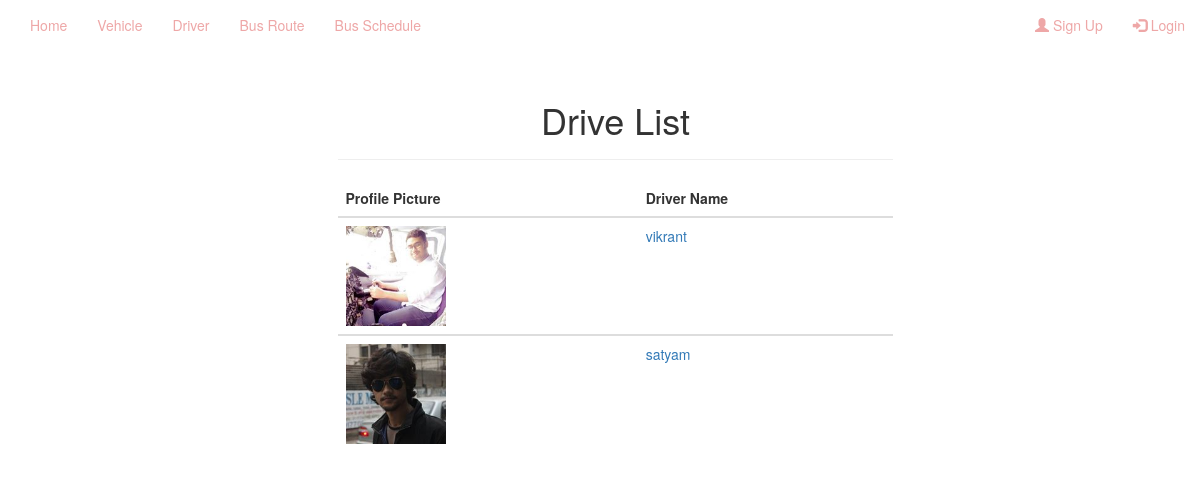
The app's page /driverlist.php with its own data.
### tables this page shows
CREATE TABLE `driver` (
  `driverid` int(11) NOT NULL,
  `drname` varchar(255) NOT NULL,
  `drjoin` varchar(255) NOT NULL,
  `drmobile` varchar(20) NOT NULL,
  `drnid` varchar(30) NOT NULL,
  `drlicense` varchar(30) NOT NULL,
  `drlicensevalid` varchar(100) NOT NULL,
  `draddress` varchar(255) NOT NULL,
  `drphoto` varchar(30) NOT NULL,
  `dr_available` int(11) NOT NULL
);

### driverlist.php (the view, shortened to what this page needs)
<?php
    $connection= mysqli_connect("localhost","root","","vehicle management");
    $sql= "SELECT * FROM `driver`";
    $res=mysqli_query($connection,$sql);
?>
<!DOCTYPE html>
<html lang="en">
<head>
    <link rel="stylesheet" href="https://maxcdn.bootstrapcdn.com/bootstrap/3.3.7/css/bootstrap.min.css">
    <link rel="stylesheet" href="animate.css">
    <link rel="stylesheet" href="style.css">
</head>
<body >
   <div  id="myDiv">
   <?php include 'navbar.php'; ?>
   <br><br><br>
   <div class="container">
      <?php
        if(mysqli_num_rows($res)>0){ ?>
      <div class="container">
         <div class="row">
             <div class="col-md-3"></div>
             <div class="col-md-6">
                 <div class="page-header">
                    <h1 class="animated tada" style="text-align: center;">Drive List</h1>
                  </div>
                  <table class="table foo">
                    <thead>
                        <th>Profile Picture</th>
                        <th>Driver Name</th>
                    </thead>
                    <?php while($row=mysqli_fetch_assoc($res)) {  ?>
                    <tbody>
                        <tr>
                            <td><img height="100px" width="100px" src="picture/<?php echo $row["drphoto"]; ?>" alt="dp"></td>
                            <td><a href="driverprofile.php?driverid=<?php echo $row["driverid"]; ?>"> <?php echo $row["drname"] ?></a></td>
                        </tr>
                    </tbody>
                <?php } }?>
                </table>
             </div>
             <div class="col-md-3"></div>
         </div>
      </div>
   </div>
    </div>
</body>
</html>

### records on screen
driver: drphoto (picture), drname "vikrant"
driver: drphoto (picture), drname "satyam"
